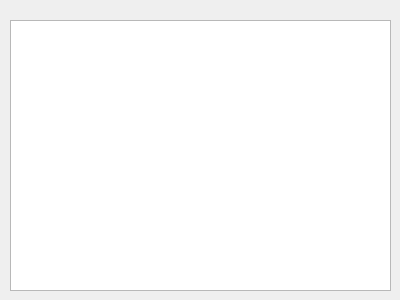
<?xml version="1.0" encoding="UTF-8"?>
<ui version="4.0">
 <class>show_native_args_form</class>
 <widget class="QWidget" name="show_native_args_form">
  <property name="geometry">
   <rect>
    <x>0</x>
    <y>0</y>
    <width>400</width>
    <height>300</height>
   </rect>
  </property>
  <property name="windowTitle">
   <string>Show native arguments</string>
  </property>
  <widget class="QTableWidget" name="table_widget">
   <property name="geometry">
    <rect>
     <x>10</x>
     <y>20</y>
     <width>381</width>
     <height>271</height>
    </rect>
   </property>
  </widget>
 </widget>
 <resources/>
 <connections/>
</ui>
